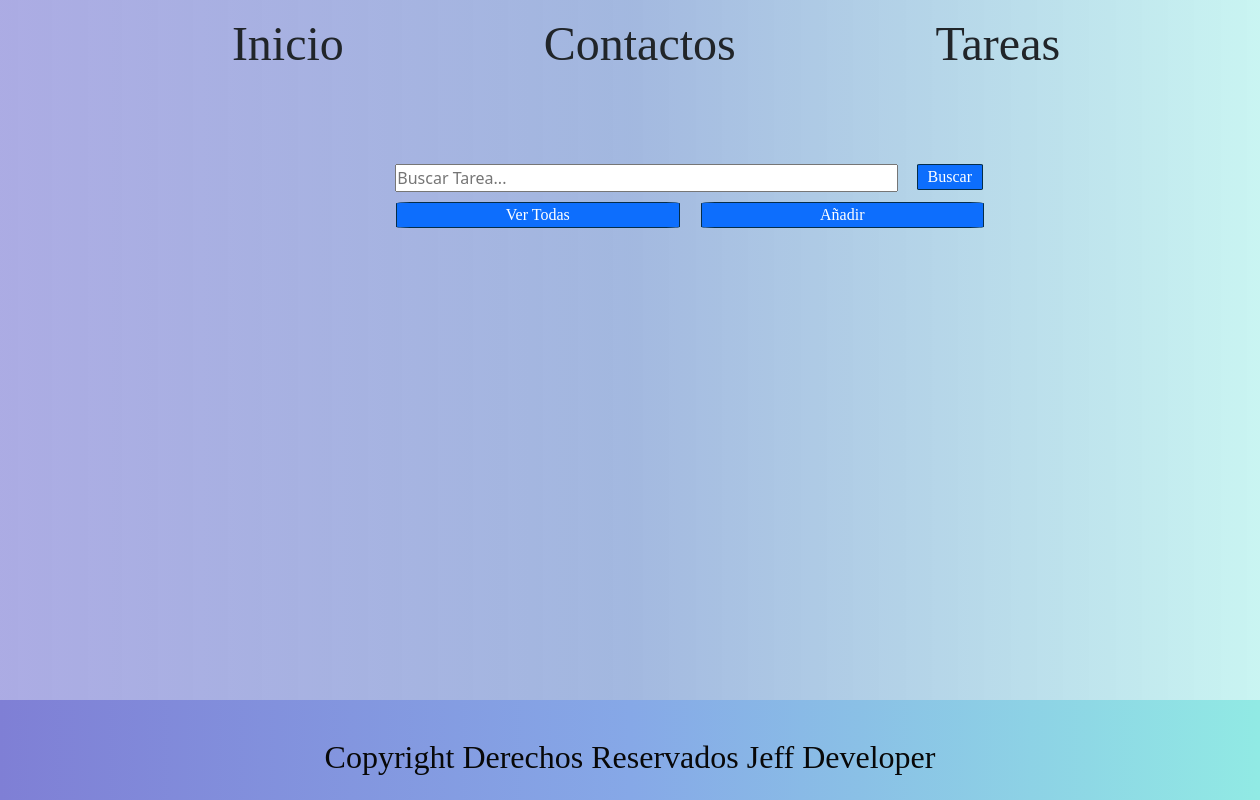
The page /lista/ on the database as committed earlier.
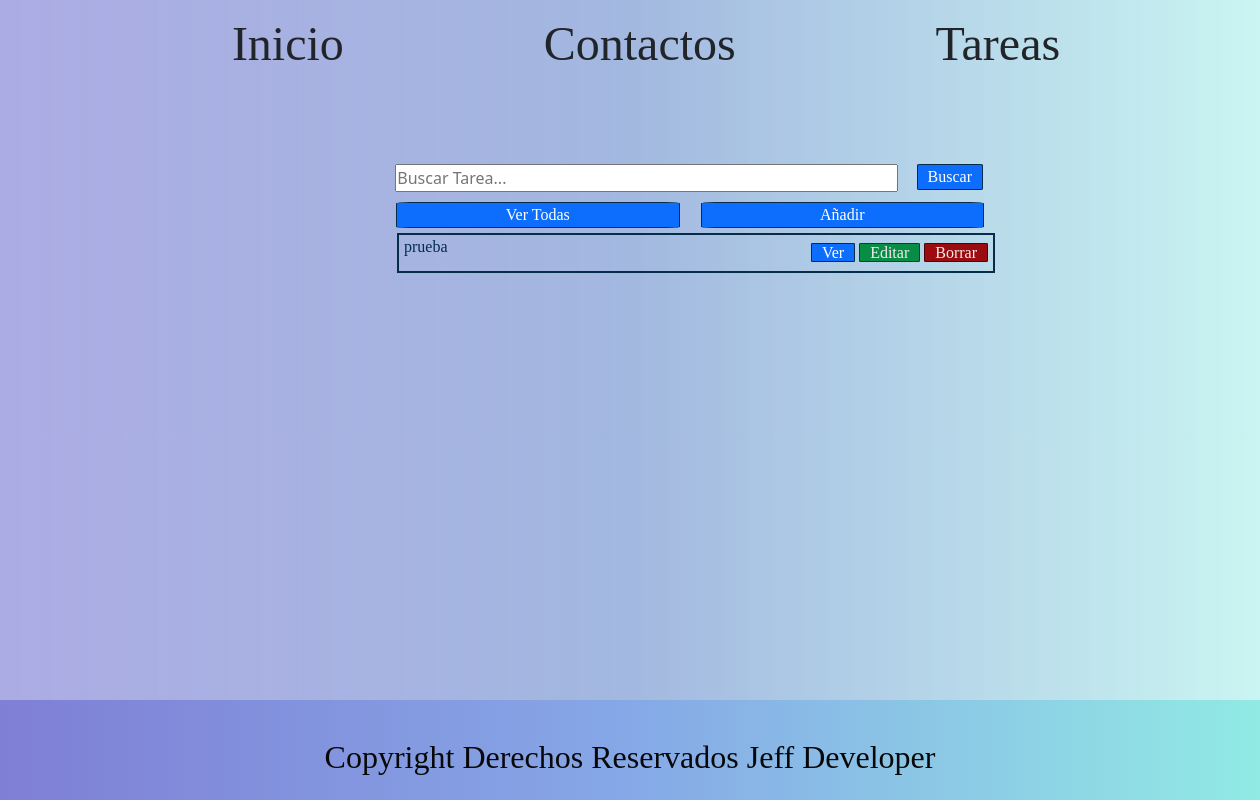
The same page on the database as committed later.
### lista_de_tareas/models.py (models this page shows)
class Lista(models.Model):
    title = models.CharField(max_length=50, blank= False, null= False)
    description = models.TextField(blank= True, null=True)
    date = models.DateField(default= date.today)
    estimated_end = models.DateField(blank= True, null=True)
    priority = models.IntegerField(default=3)
    def __str__(self):
        return self.title

### lista_de_tareas/views.py (the view)
# urls.py: path('', views.index, name='contactos'),
def index(request):
    listas = Lista.objects.filter(title__contains=request.GET.get('Buscar', ''))
    context = {
        'listas': listas
    }
    return render(request, 'lista/index.html', context)

### Template/lista/index.html (shortened to what this page needs)
{% extends 'layout/base.html' %}
{% block 'content' %}
<form class="container" action="{% url 'lista' %}" method="GET">
    <input type="text" name="Buscar" placeholder="Buscar Tarea..." class="place">
    <input type="submit" value="Buscar" class="botonbus" >
</form>
<div class="reseteo">
    <a href="{% url 'lista' %}" class="botonver">Ver Todas</a>
    <a href="{% url 'lista_create' %}" class="botonañadir">Añadir</a>
</div>
<ul class="lista-1">
    {% for lista in listas %}
    <li>{{lista}}
        <span class="boton">
            <a href="{% url 'lista_view' lista.id %}" class="boton1">Ver</a>
            <a href="{% url 'lista_edit' lista.id %}" class="boton2">Editar</a>
            <a href="{% url 'lista_delete' lista.id %}" class="boton3">Borrar</a>
        </span>
    </li>
    {% endfor %}
</ul>
{% endblock %}

Rows that differ between the two databases and show on the page:
added Lista: title "prueba"
